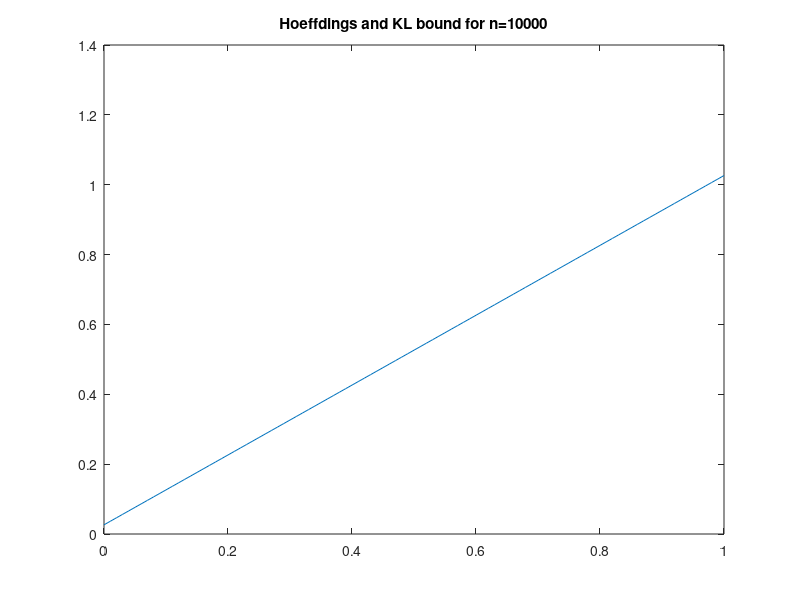
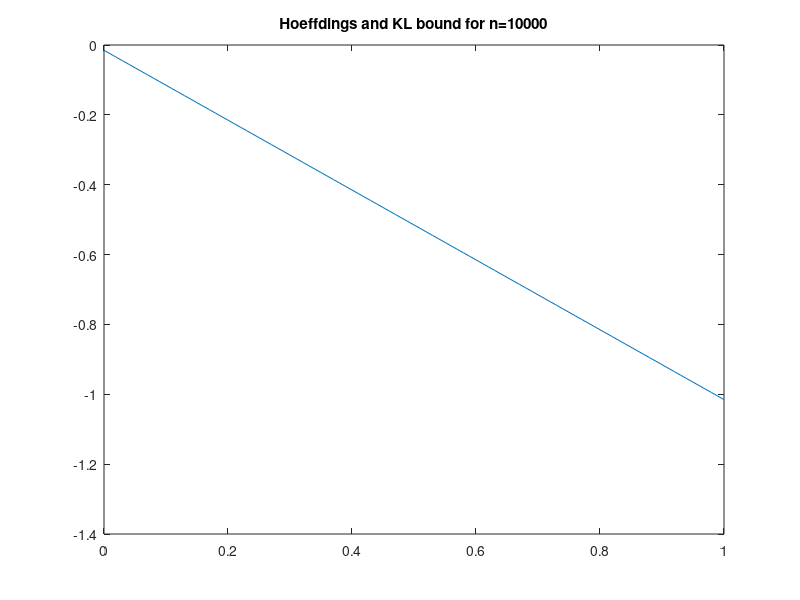

Write MATLAB code to recreate these figures, in order. (Note: this script raises an error after producing the figures.)
%% Question 2 SVM training time in practice
clearvars();

%read and normalize data
[data_label, data_scale_inst] = libsvmread(fullfile('D:\master\Advanced Topics in Machine Learning\assignment2','a8a.t'));


%% Question 4 Comparison of Hoeffding's Inequality with kl inequality
clearvars();

%Hoeffding's Inequality for 1000 runs
uppperboundH = [];
n = 10000

for bias = 0:0.01:1
  p = bias + sqrt(log(1/0.01)/(2*n));
  uppperboundH = [uppperboundH p];
end 

%calculating the lower bounud
lowerboundH = [];

for bias = 0:0.01:1
  p = -bias - sqrt(log(1/0.01)/(2*n));
  lowerboundH = [lowerboundH p];
end 


%KL Inequality for 1000 runs
uppperboundKL = [];


for bias = 0:0.01:1
  p = bias + sqrt(log((n+1)/0.01)/(2*n));
  uppperboundKL = [uppperboundKL p];
end 

%calculating the lower bounud
lowerboundKL = [];

for bias = 0:0.01:1
  p = -bias - sqrt(log(1/0.01)/(2*n));
  lowerboundKL = [lowerboundKL p];
end 




plot(0:0.01:1,uppperboundH),plot(0:0.01:1,uppperboundKL),title('Hoeffdings and KL bound for n=10000');
figure;
plot(0:0.01:1,lowerboundH),plot(0:0.01:1,lowerboundKL),title('Hoeffdings and KL bound for n=10000');





%%
%Question 3 (binary classification) 
%linear method : SVM with non-linear kernel
clearvars();
fprintf('Question 3 - non-linear binary classifcation using SVM\n');
%read and normalize data
trainData = importdata('data/keystrokesTrainTwoClass.csv');
testData = importdata('data/keystrokesTestTwoClass.csv');

Means = mean(trainData(:,1:21), 1);
Stds = std(trainData(:,1:21), 1, 1);

normalizedTrainData = my_normalize(trainData, Means, Stds,1,21,22);
normalizedTestData = my_normalize(testData, Means, Stds,1,21,22);

%shuffle the train data so I get almost same number of patterns with label 1 and 0 into the model creation
%during cross validation for each split
normalizedShuffledTrainData= normalizedTrainData(randperm(size(normalizedTrainData,1)),:);


trainX = normalizedShuffledTrainData(:, 1:21);
testX  = normalizedTestData(:, 1:21);
trainY = normalizedShuffledTrainData(:, 22);
testY = normalizedTestData(:, 22);

%mean and standard deviation for test data to check the results of
%normalization with mean and std from train data
testMeansNorm = mean(normalizedTestData(:,1:21), 1);
testStdsNorm = std(normalizedTestData(:,1:21), 1, 1);


%regularization parameters
Cs = [0.01, 0.1, 1, 10, 100, 1000, 10000];
%kernel parameters
gammas = [0.0001, 0.001, 0.01, 0.1, 1, 10, 100];

%best C and gamma for non normalizaed data
blockDimensions = [128,128,128,128,128];
[bestCNorm, bestGammaNorm] = my_fiveFoldGaussianKernelCV(trainX, trainY, Cs, gammas,blockDimensions);

%train the model using the best C and gamma and gaussian kernel
kernel = @(x,y) my_kernel(x, y, bestGammaNorm);
model = svmtrain(trainX, trainY, ...
                'autoscale',false, ... 
                'boxconstraint',ones(size(trainX,1),1) * bestCNorm, ...
                'kernel_function',kernel);

%classify train and test data
trainPredYNorm = svmclassify(model,trainX);
testPredYNorm = svmclassify(model,testX);

trainAccuracyNorm = 1 - (nnz(trainPredYNorm - trainY)) / length(trainPredYNorm);
testAccuracyNorm = 1 - (nnz(testPredYNorm - testY)) / length(testPredYNorm);

fprintf('train accuracy:');
disp(trainAccuracyNorm);
fprintf('test accuracy:');
disp(testAccuracyNorm);

%calcualte sensitivity and specifity for train set

%count number of patterns correctly classified as belonging to positiv
%class for sensitivity and for specifity count the number of patterns
%correctly classified as belonging to negative class
sumTrainPredYNormTrainY = trainPredYNorm + trainY;
sensitiviyTrain = size(find(sumTrainPredYNormTrainY(:) == 2),1);
specifityTrain = size(find(sumTrainPredYNormTrainY(:) == 0),1);
%divide by number of positive or negative patterns in train and divide
%to obtain final value for specifity and sensitivity
nrPositiveTrain = size(find(trainY(:,1) == 1),1);
nrNegativeTrain = size(find(trainY(:,1) == 0),1);
sensitiviyTrain = sensitiviyTrain/nrPositiveTrain;
specifityTrain = specifityTrain/nrNegativeTrain;

fprintf('train sensitivity:');
disp(sensitiviyTrain);
fprintf('train specifity:');
disp(specifityTrain);


%calcualte sensitivity and specifity for test set

%count number of patterns correctly classified as belonging to positiv
%class for sensitivity and for specifity count the number of patterns
%correctly classified as belonging to negative class
sumTestPredYNormTestY = testPredYNorm + testY;
sensitiviyTest = size(find(sumTestPredYNormTestY(:) == 2),1);
specifityTest = size(find(sumTestPredYNormTestY(:) == 0),1);

%divide by number of positive or negative patterns in train and divide
%to obtain final value for specifity and sensitivity
nrPositiveTest = size(find(testY(:,1) == 1),1);
nrNegativeTest = size(find(testY(:,1) == 0),1);

sensitiviyTest = sensitiviyTest/nrPositiveTest;
specifityTest = specifityTest/nrNegativeTest;

fprintf('test sensitivity:');
disp(sensitiviyTest);
fprintf('test specifity:');
disp(specifityTest);
